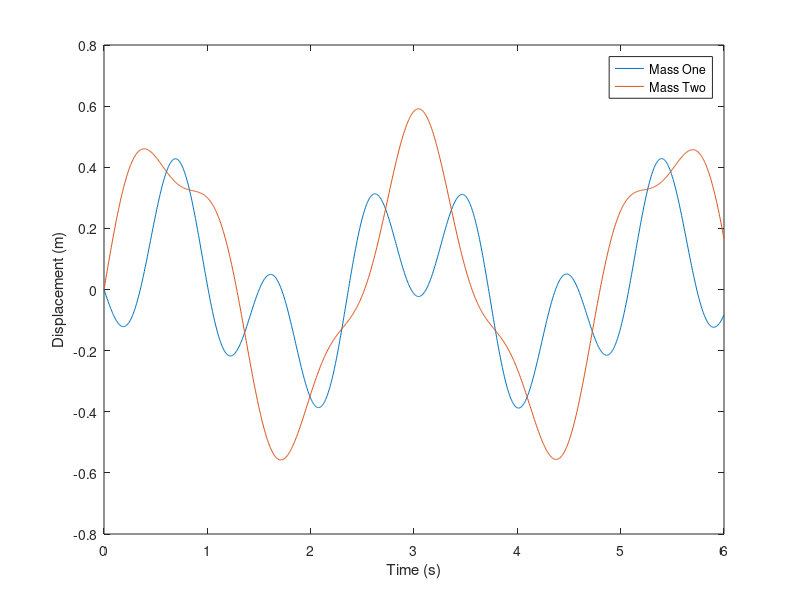

The MATLAB script that drew this image:
clear
clc
close
a = 2;
b = 3;
c = 9;

m1 = a; %kg
m2 = b; %kg
k1 = 10*c; %N/m
k2 = 10*b; %N/m
k3 = 10*a; %N/m
x1_dot = -1; %m/s
x2_dot = 2; %m/s

ksum1 = (k1-k2)+k2;
ksum2 = (k2+k3)-k2;

wn1 = sqrt(ksum1/m1);
wn2 = sqrt(ksum2/m2);
wn = [wn1;wn2];

mass = [m1 0;0 m2];
spring = [(k1-k2) k2;-k2 (k2+k3)];

xo = [0;0];
vo = [-1;2];

lamda = (mass*wn.^2)./spring;
u = (-lamda*mass)+spring;
A = (u(1)^-1)*xo;
B = ([wn(1) 0;0 wn(2)]^-1)*(u^-1)*vo;

i = 1;
for t = 0:0.005:6
 x1 =u(:,1).*((A(1).*cos(wn(1).*t))+(B(1).*sin(wn(1).*t)));
 x2 = u(:,2).*((A(2).*cos(wn(2).*t))+(B(2).*sin(wn(2).*t)));
 xtot = x1+x2;
 xm1(i) = xtot(1);
 xm2(i) = xtot(2);
i = i +1;
end

y = [0:0.005:6];
plot(y,xm1)
hold on
plot(y,xm2)
xlabel('Time (s)')
ylabel('Displacement (m)')
legend('Mass One','Mass Two')